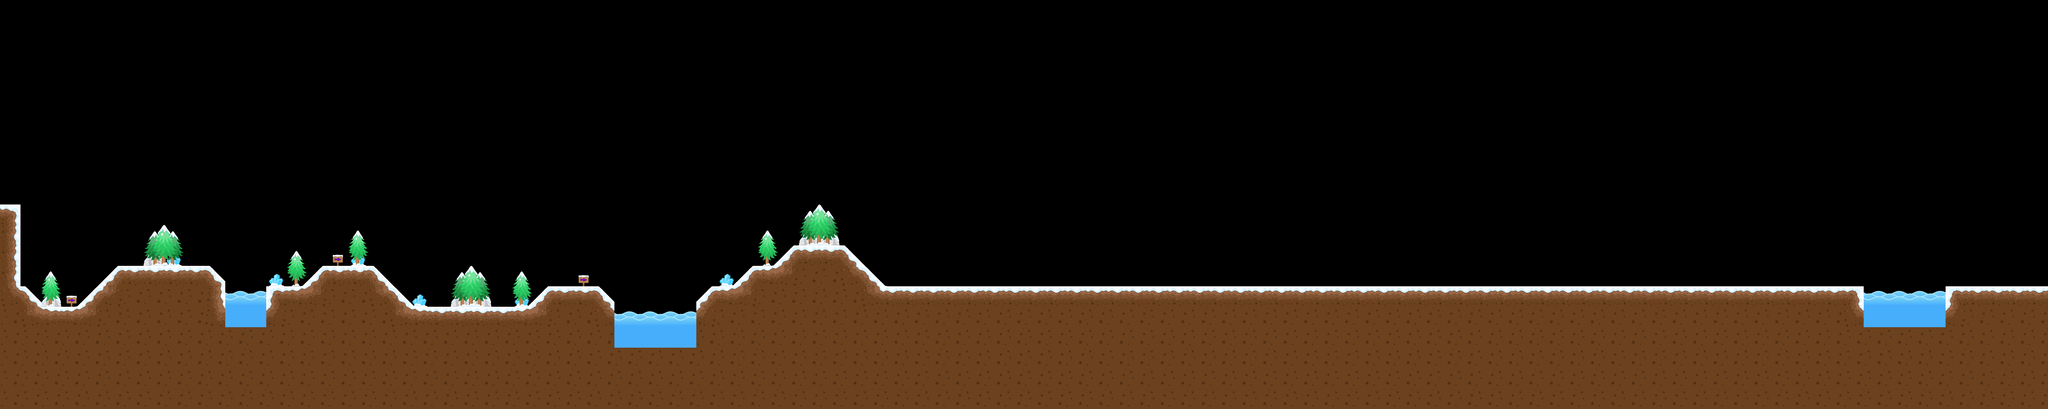

This is a level from a 2D game, rendered from its Tiled map with the project's own tilesets. A one-line summary and the map file follow, with tile-layer data summarised:
An orthogonal 100x20 tile map with 128x128 px tiles, 3 tile layers (terrain, decorations, trees) and 14 objects (2x terrain_obstacle, 2x water_place, 2x dead_zone, 2x bridge, terrain, ...).

<map version="1.10" tiledversion="1.11.90" orientation="orthogonal" renderorder="right-down" width="100" height="20" tilewidth="128" tileheight="128" infinite="0" nextlayerid="5" nextobjectid="25">
 <tileset firstgid="1" source="terrain.tsx" />
 <layer id="1" name="terrain" width="100" height="20">
  <data>[2000 cells, 624 non-empty, 13 distinct tile ids]</data>
 </layer>
 <layer id="4" name="decorations" width="100" height="20">
  <data>[2000 cells, 15 non-empty, 3 distinct tile ids]</data>
 </layer>
 <layer id="3" name="trees" width="100" height="20" locked="1">
  <data>[2000 cells, 22 non-empty, 6 distinct tile ids]</data>
 </layer>
 <objectgroup id="2" name="colliders">
  <object id="1" type="terrain" x="0" y="1792">
   <polygon points="0,0 128,0 256,128 512,128 768,-128 1280,-128 1408,0 1408,256 1664,256 1664,0 1920,0 2048,-128 2304,-128 2560,128 3328,128 3456,0 3712,0 3840,128 3841,384 4352,384 4352,128 4480,0 4608,0 4736,-128 4864,-128 4992,-256 5248,-256 5504,0 12800,0 12800,512 0,512" />
  </object>
  <object id="2" type="player" x="319.664" y="1802.02" width="59.5" height="110" />
  <object id="3" type="snowman_1" x="2942.67" y="1788.11" width="60" height="110" />
  <object id="6" type="terrain_obstacle" x="0" y="1280" width="128" height="512" />
  <object id="9" type="terrain_obstacle" x="0" y="1280">
   <polygon points="0,0 0,-1280 12800,-1280 12800,512 12672,512 12672,-1152 128,-1152 128,0" />
  </object>
  <object id="10" type="tea" x="813.373" y="1602.14" width="50" height="50" />
  <object id="12" type="water_place" x="3818" y="1986.99" width="564" height="38.0879" />
  <object id="13" type="water_place" x="1384.52" y="1852.01" width="298.667" height="29.2474" />
  <object id="14" type="snowman_2" x="5659.85" y="1629.8" width="60" height="110" />
  <object id="15" type="snowman_3" x="5906.79" y="1633.49" width="60" height="110" />
  <object id="17" type="dead_zone" x="1373" y="1983.55" width="324" height="29.2474" />
  <object id="18" type="dead_zone" x="3810" y="2131.38" width="571" height="29.2474" />
  <object id="21" type="bridge" x="8629.22" y="1077.18">
   <polygon points="0,0 116.355,-125.052 572.874,-125.052 687.004,2.94829" />
  </object>
  <object id="22" type="bridge" x="3694.55" y="1760.12" rotation="-90">
   <polygon points="-61.3307,58.1546 2.77037,18.7592 144.729,-30.6046 282.121,-43.5361 421.35,-33.1252 564.884,18.5962 627.84,58.1546 -56.208,58.1546" />
  </object>
 </objectgroup>
</map>